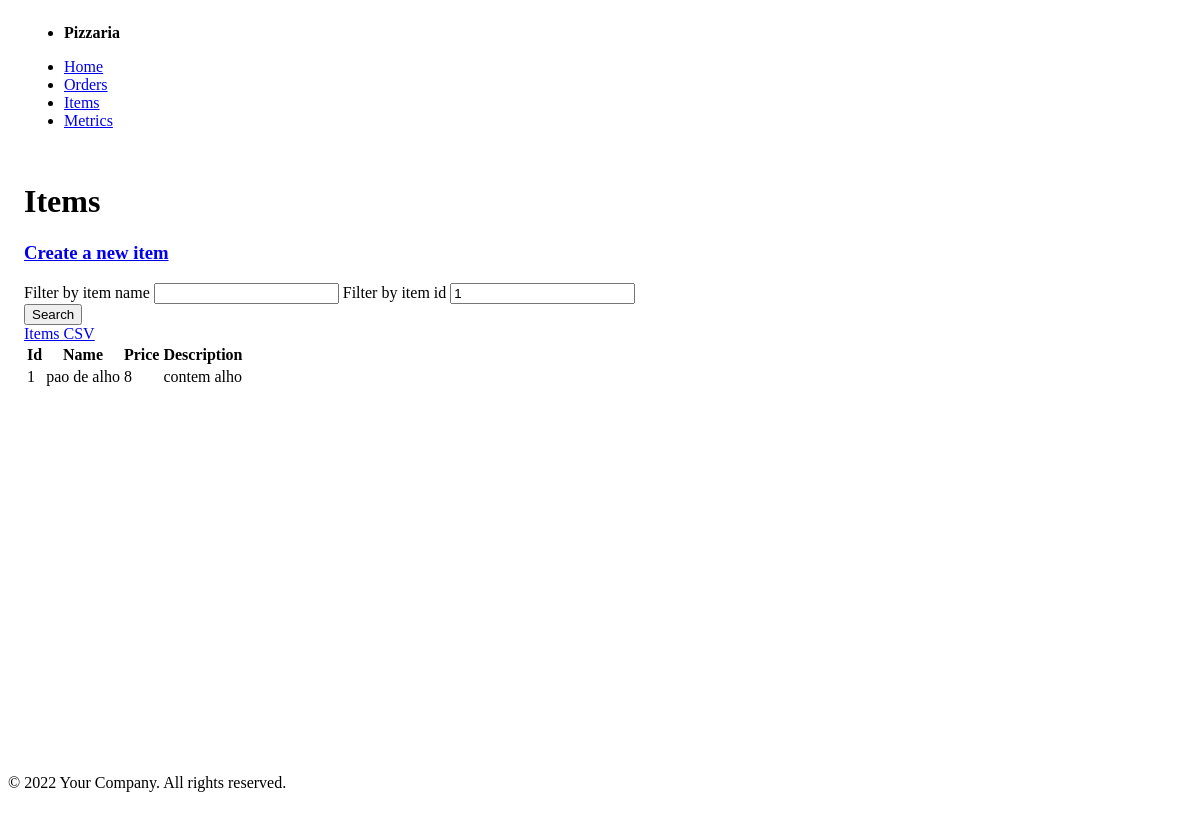
Screenshot of /public/item/index.php?id=1 with the database file from the repository.
### tables this page shows
CREATE TABLE items (
  id INTEGER PRIMARY KEY,
  `name` TEXT NOT NULL,
  price INTEGER NOT NULL,
  `description` TEXT NOT NULL
);

### model/item.php (called while the page is built, shortened)
<?php
class Item {
  function __construct(?int $id, string $name, int $price, string $description) {
    $this->id = $id;
    $this->name = $name;
    $this->price = $price;
    $this->description = $description;
  }
  public static function find($id) {
    $db = DB::getInstance();
    $req = $db->prepare('SELECT id, name, price, description FROM items WHERE id = :id');
    $req->execute(['id' => $id]);
    $item = $req->fetch();
    return $item == null ? null : new Item($item['id'], $item['name'], $item['price'], $item['description']);
  }
}

### public/components/item_table.php (the view)
<?php
require_once __DIR__ . '/../../model/item.php';
if (!isset($_GET['id']) || !$_GET['id']) {
  $itemName = isset($_GET['name']) && $_GET["name"] ? $_GET['name'] : null;
  $items = Item::all($itemName);
} else {
  $item = Item::find($_GET['id']);
  $items = $item ? [$item] : [];
}
?>
<table role="grid">
  <thead>
    <tr>
      <th>Id</th>
      <th>Name</th>
      <th>Price</th>
      <th>Description</th>
    </tr>
  </thead>
  <tbody>
    <?php foreach ($items as $item): ?>
      <tr>
        <td><?= $item->id ?></td>
        <td><?= $item->name ?></td>
        <td><?= $item->price ?></td>
        <td><?= $item->description ?></td>
      </tr>
    <?php endforeach ?>
  </tbody>
</table>

### rows the page displays
items: id "1", name "pao de alho", price "8", description "contem alho"
